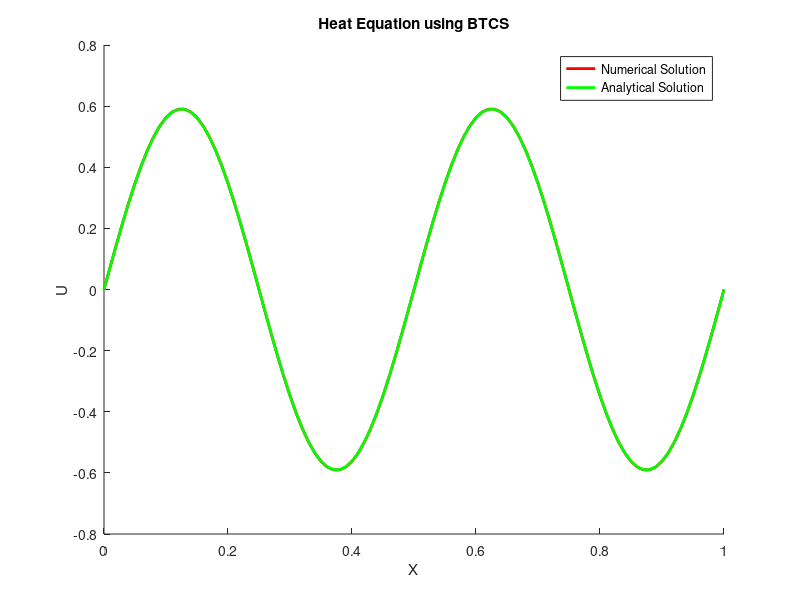
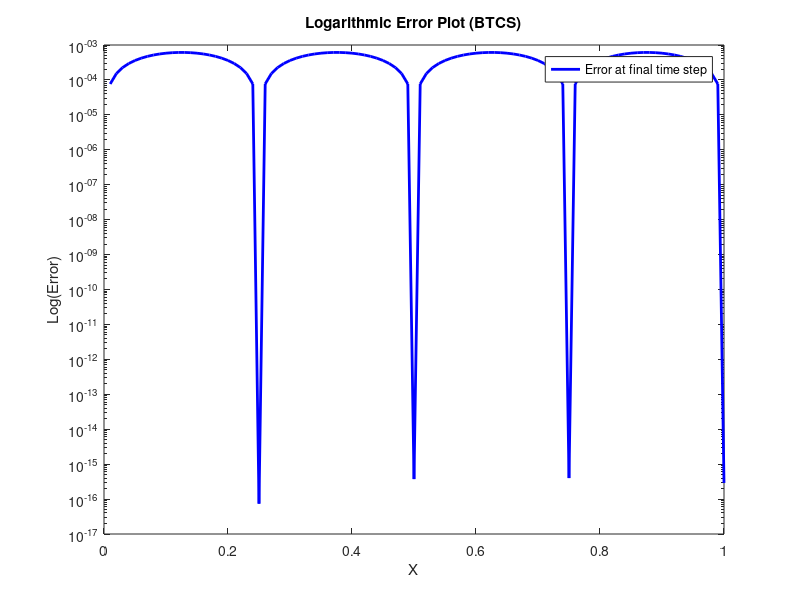

MATLAB code for these plots, in order:
close all;

% Initialize parameters
dx = 0.01;
dt = dx^2 / 2; % Stability criterion
v = 1 / 6; % Diffusion coefficient
X = 0:dx:1;
T = 0.02;
time = 0:dt:T;

N = length(X);
M = length(time);

U = zeros(M, N); % Numerical solution
V = zeros(M, N); % Analytical solution
error = zeros(M, N); % Error array

% Initial condition
for i = 1:N
    U(1, i) = sin(4 * pi * X(i));
end

% Analytical solution over time
for j = 1:M
    V(j, :) = sin(4 * pi * X) .* exp((-16) * pi^2 * v * time(j));
end

% Lambda for the BTCS scheme
lambda = v * dt / dx^2;

% Construct the coefficient matrix for BTCS
A_BTCS = diag(1 + 2 * lambda * ones(1, N)) + ...
         diag(-lambda * ones(1, N-1), 1) + ...
         diag(-lambda * ones(1, N-1), -1);

% Boundary conditions: Fix the first and last rows for Dirichlet BC
A_BTCS(1, :) = 0;
A_BTCS(1, 1) = 1;
A_BTCS(end, :) = 0;
A_BTCS(end, end) = 1;

% Time stepping loop for BTCS
for j = 1:M-1
    U(j+1, :) = A_BTCS \ U(j, :)';
    U(j+1, 1) = 0; % Boundary condition at x=0
    U(j+1, end) = 0; % Boundary condition at x=1
end

% Plot initial and final solutions
figure;
hold on;
plot(X, U(end, :), 'r', 'LineWidth', 2); % Numerical solution
plot(X, V(end, :), 'g', 'LineWidth', 2); % Analytical solution
xlabel('X');
ylabel('U');
title('Heat Equation using BTCS');
legend('Numerical Solution', 'Analytical Solution');
hold off;

% Compute the error between the numerical and analytical solutions
for j = 1:M
    error(j, :) = abs(U(j, :) - V(j, :));
end

% Plot the error on a log scale
figure;
semilogy(X, error(end, :), 'b', 'LineWidth', 2); % Logarithmic plot of error
xlabel('X');
ylabel('Log(Error)');
title('Logarithmic Error Plot (BTCS)');
legend('Error at final time step');
